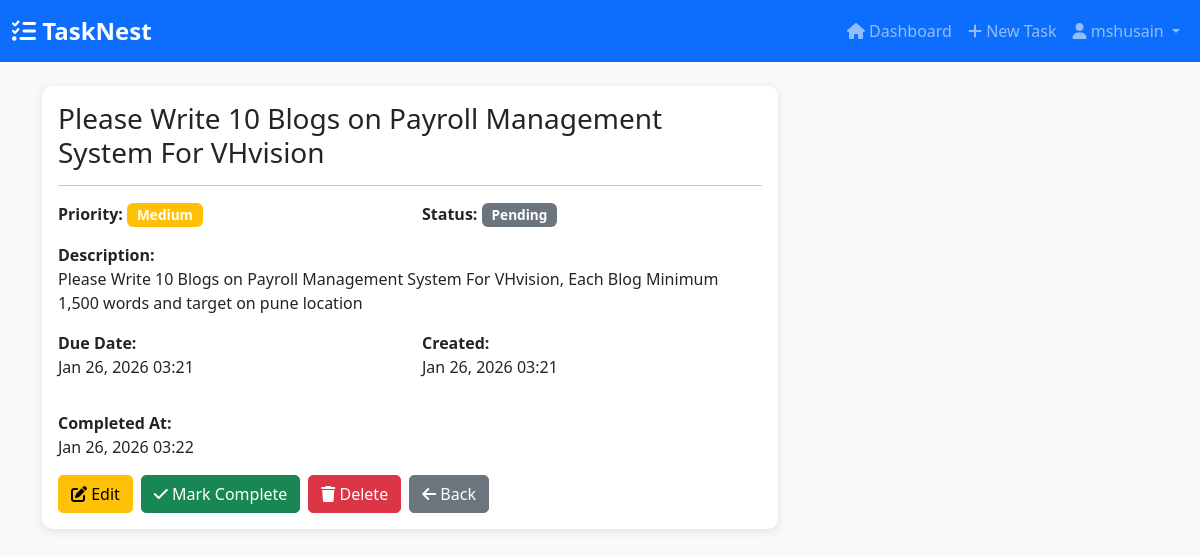
The page /task/1/ (signed in) on the database its author committed.
### tasks/models.py (models this page shows, shortened)
class Task(models.Model):
    PRIORITY_CHOICES = [
        ('low', 'Low'),
        ('medium', 'Medium'),
        ('high', 'High'),
    ]
    STATUS_CHOICES = [
        ('pending', 'Pending'),
        ('in_progress', 'In Progress'),
        ('completed', 'Completed'),
    ]
    user = models.ForeignKey(User, on_delete=models.CASCADE, related_name='tasks')
    title = models.CharField(max_length=200)
    description = models.TextField(blank=True)
    priority = models.CharField(max_length=10, choices=PRIORITY_CHOICES, default='medium')
    status = models.CharField(max_length=15, choices=STATUS_CHOICES, default='pending')
    due_date = models.DateTimeField(null=True, blank=True)
    created_at = models.DateTimeField(auto_now_add=True)
    updated_at = models.DateTimeField(auto_now=True)
    completed_at = models.DateTimeField(null=True, blank=True)
    class Meta:
        ordering = ['-created_at']

### tasks/views.py (the view)
# urls.py: path('task/<int:pk>/', views.task_detail_view, name='task_detail'),
@login_required
def task_detail_view(request, pk):
    task = get_object_or_404(Task, pk=pk, user=request.user)
    return render(request, 'tasks/task_detail.html', {'task': task})

### tasks/templates/tasks/task_detail.html (shortened to what this page needs)
{% extends 'tasks/base.html' %}
{% block content %}
<div class="row">
    <div class="col-md-8">
        <div class="card">
            <div class="card-body">
                <h3 class="card-title">{{ task.title }}</h3>
                <hr>
                <div class="row mb-3">
                    <div class="col-md-6">
                        <strong>Priority:</strong>
                        {% if task.priority == 'high' %}
                        <span class="badge bg-danger">High</span>
                        {% elif task.priority == 'medium' %}
                        <span class="badge bg-warning">Medium</span>
                        {% else %}
                        <span class="badge bg-info">Low</span>
                        {% endif %}
                    </div>
                    <div class="col-md-6">
                        <strong>Status:</strong>
                        {% if task.status == 'completed' %}
                        <span class="badge bg-success">Completed</span>
                        {% elif task.status == 'in_progress' %}
                        <span class="badge bg-primary">In Progress</span>
                        {% else %}
                        <span class="badge bg-secondary">Pending</span>
                        {% endif %}
                    </div>
                </div>
                <div class="mb-3">
                    <strong>Description:</strong>
                    <p>{{ task.description|default:"No description provided" }}</p>
                </div>
                <div class="row mb-3">
                    <div class="col-md-6">
                        <strong>Due Date:</strong>
                        <p>{{ task.due_date|date:"M d, Y H:i"|default:"Not set" }}</p>
                    </div>
                    <div class="col-md-6">
                        <strong>Created:</strong>
                        <p>{{ task.created_at|date:"M d, Y H:i" }}</p>
                    </div>
                </div>
                {% if task.completed_at %}
                <div class="mb-3">
                    <strong>Completed At:</strong>
                    <p>{{ task.completed_at|date:"M d, Y H:i" }}</p>
                </div>
                {% endif %}
                {% if delete_mode %}
                <div class="alert alert-danger">
                    <h5>Confirm Deletion</h5>
                    <p>Are you sure you want to delete this task? This action cannot be undone.</p>
                    <form method="post" class="d-inline">
                        {% csrf_token %}
                        <button type="submit" class="btn btn-danger">
                            <i class="fas fa-trash"></i> Yes, Delete
                        </button>
                        <a href="{% url 'tasks:dashboard' %}" class="btn btn-secondary">Cancel</a>
                    </form>
                </div>
                {% else %}
                <div class="d-flex gap-2">
                    <a href="{% url 'tasks:task_update' task.pk %}" class="btn btn-warning">
                        <i class="fas fa-edit"></i> Edit
                    </a>
                    {% if task.status != 'completed' %}
                    <a href="{% url 'tasks:task_complete' task.pk %}" class="btn btn-success">
                        <i class="fas fa-check"></i> Mark Complete
                    </a>
                    {% endif %}
                    <a href="{% url 'tasks:task_delete' task.pk %}" class="btn btn-danger">
                        <i class="fas fa-trash"></i> Delete
                    </a>
                    <a href="{% url 'tasks:dashboard' %}" class="btn btn-secondary">
                        <i class="fas fa-arrow-left"></i> Back
                    </a>
                </div>
                {% endif %}
            </div>
        </div>
    </div>
</div>
{% endblock %}

### tasks/templates/tasks/base.html (shortened to what this page needs)
<!DOCTYPE html>
<html lang="en">
<head>
    <link href="https://cdn.jsdelivr.net/npm/bootstrap@5.3.0/dist/css/bootstrap.min.css" rel="stylesheet">
    <link rel="stylesheet" href="https://cdnjs.cloudflare.com/ajax/libs/font-awesome/6.4.0/css/all.min.css">
    {% load static %}
    <link rel="stylesheet" href="{% static 'tasks/css/style.css' %}">
</head>
<body>
    {% if user.is_authenticated %}
    <nav class="navbar navbar-expand-lg navbar-dark bg-primary">
        <div class="container-fluid">
            <a class="navbar-brand" href="{% url 'tasks:dashboard' %}">
                <i class="fas fa-tasks"></i> TaskNest
            </a>
            <div class="collapse navbar-collapse" id="navbarNav">
                <ul class="navbar-nav ms-auto">
                    <li class="nav-item">
                        <a class="nav-link" href="{% url 'tasks:dashboard' %}">
                            <i class="fas fa-home"></i> Dashboard
                        </a>
                    </li>
                    <li class="nav-item">
                        <a class="nav-link" href="{% url 'tasks:task_create' %}">
                            <i class="fas fa-plus"></i> New Task
                        </a>
                    </li>
                    <li class="nav-item dropdown">
                        <a class="nav-link dropdown-toggle" href="#" id="navbarDropdown" role="button" data-bs-toggle="dropdown">
                            <i class="fas fa-user"></i> {{ user.username }}
                        </a>
                    </li>
                </ul>
            </div>
        </div>
    </nav>
    {% endif %}
    <main class="container mt-4">
        {% block content %}{% endblock %}
    </main>
</body>
</html>

### tasks/static/tasks/css/style.css (style rules this page uses)
body { background-color: #f8f9fa; font-family: 'Segoe UI', Tahoma, Geneva, Verdana, sans-serif; }
.navbar-brand { font-weight: bold; font-size: 1.5rem; }
.card { border: none; border-radius: 10px; box-shadow: 0 2px 10px rgba(0,0,0,0.1); }
.btn { border-radius: 5px; }
.badge { padding: 5px 10px; font-size: 0.85rem; }

### rows shown on the page
Task: title "Please Write 10 Blogs on Payroll Management System For VHvision", description "Please Write 10 Blogs on Payroll Management System For VHvision, Each Blog Minimum 1,500 words and target on pune location", due_date "Jan 26, 2026 03:21", created_at "Jan 26, 2026 03:21", completed_at "Jan 26, 2026 03:22"

### other values the page prints
{{ user.username }} "mshusain"
